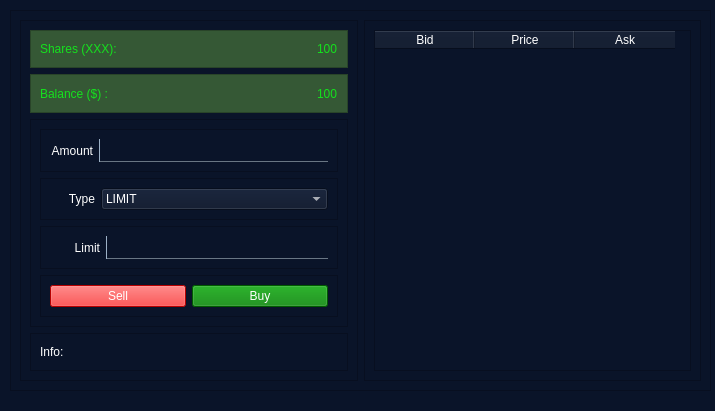
<?xml version="1.0" encoding="UTF-8"?>
<ui version="4.0">
 <class>MainWindow</class>
 <widget class="QMainWindow" name="MainWindow">
  <property name="enabled">
   <bool>true</bool>
  </property>
  <property name="geometry">
   <rect>
    <x>0</x>
    <y>0</y>
    <width>715</width>
    <height>411</height>
   </rect>
  </property>
  <property name="windowTitle">
   <string>MainWindow</string>
  </property>
  <widget class="QWidget" name="centralwidget">
   <property name="styleSheet">
    <string notr="true">QWidget{
background-color:#0a1429;
color:white;
}

QPushButton#pushButton_buy{
background-color:green;
}

QPushButton#pushButton_sell{
background-color:red;
}

QFrame#frame_share_account_balance,#frame_currency_account_balance{
background-color:#355835;
color:#2EC635;
}

QLabel#label_share_account_balance,#label_currency_account_balance,#label_title_share,#label_title_currency{
color:#14E11D;
background-color:#355835;
}

QLineEdit{
background-color:rgba(0,0,0,0);
border-style:outset;
border-top-color:rgba(105,118,132,0);
border-bottom-color:rgba(105,118,132,255);
border-left-color:rgba(105,118,132,255);
border-right-color:rgba(105,118,132,0);
color:rgba(255,255,255,230);
border-width:1px;
padding-bottom:5px;
padding-left: 5px;
}</string>
   </property>
   <widget class="QFrame" name="frame_main">
    <property name="geometry">
     <rect>
      <x>10</x>
      <y>10</y>
      <width>701</width>
      <height>381</height>
     </rect>
    </property>
    <property name="frameShape">
     <enum>QFrame::StyledPanel</enum>
    </property>
    <property name="frameShadow">
     <enum>QFrame::Raised</enum>
    </property>
    <layout class="QHBoxLayout" name="horizontalLayout_2">
     <item>
      <widget class="QFrame" name="frame_left_section">
       <property name="frameShape">
        <enum>QFrame::StyledPanel</enum>
       </property>
       <property name="frameShadow">
        <enum>QFrame::Raised</enum>
       </property>
       <layout class="QVBoxLayout" name="verticalLayout_4">
        <item>
         <widget class="QFrame" name="frame_share_account_balance">
          <property name="frameShape">
           <enum>QFrame::StyledPanel</enum>
          </property>
          <property name="frameShadow">
           <enum>QFrame::Raised</enum>
          </property>
          <layout class="QHBoxLayout" name="horizontalLayout_3">
           <item>
            <widget class="QLabel" name="label_title_share">
             <property name="text">
              <string>Shares (XXX):</string>
             </property>
            </widget>
           </item>
           <item alignment="Qt::AlignRight">
            <widget class="QLabel" name="label_share_account_balance">
             <property name="text">
              <string>100</string>
             </property>
            </widget>
           </item>
          </layout>
         </widget>
        </item>
        <item>
         <widget class="QFrame" name="frame_currency_account_balance">
          <property name="frameShape">
           <enum>QFrame::StyledPanel</enum>
          </property>
          <property name="frameShadow">
           <enum>QFrame::Raised</enum>
          </property>
          <layout class="QHBoxLayout" name="horizontalLayout">
           <item alignment="Qt::AlignLeft">
            <widget class="QLabel" name="label_title_currency">
             <property name="text">
              <string>Balance ($) :</string>
             </property>
            </widget>
           </item>
           <item alignment="Qt::AlignRight">
            <widget class="QLabel" name="label_currency_account_balance">
             <property name="text">
              <string>100</string>
             </property>
            </widget>
           </item>
          </layout>
         </widget>
        </item>
        <item>
         <widget class="QFrame" name="frame_form">
          <property name="frameShape">
           <enum>QFrame::StyledPanel</enum>
          </property>
          <property name="frameShadow">
           <enum>QFrame::Raised</enum>
          </property>
          <layout class="QVBoxLayout" name="verticalLayout_2">
           <item>
            <widget class="QFrame" name="frame">
             <property name="frameShape">
              <enum>QFrame::StyledPanel</enum>
             </property>
             <property name="frameShadow">
              <enum>QFrame::Raised</enum>
             </property>
             <layout class="QHBoxLayout" name="horizontalLayout_5">
              <item>
               <widget class="QLabel" name="label_3">
                <property name="text">
                 <string>Amount</string>
                </property>
                <property name="alignment">
                 <set>Qt::AlignRight|Qt::AlignTrailing|Qt::AlignVCenter</set>
                </property>
               </widget>
              </item>
              <item>
               <widget class="QLineEdit" name="lineEdit_amount">
                <property name="styleSheet">
                 <string notr="true"/>
                </property>
                <property name="text">
                 <string/>
                </property>
               </widget>
              </item>
             </layout>
            </widget>
           </item>
           <item>
            <widget class="QFrame" name="frame_2">
             <property name="frameShape">
              <enum>QFrame::StyledPanel</enum>
             </property>
             <property name="frameShadow">
              <enum>QFrame::Raised</enum>
             </property>
             <layout class="QHBoxLayout" name="horizontalLayout_6">
              <item>
               <widget class="QLabel" name="label_4">
                <property name="maximumSize">
                 <size>
                  <width>45</width>
                  <height>16777215</height>
                 </size>
                </property>
                <property name="text">
                 <string>Type</string>
                </property>
                <property name="alignment">
                 <set>Qt::AlignRight|Qt::AlignTrailing|Qt::AlignVCenter</set>
                </property>
               </widget>
              </item>
              <item>
               <widget class="QComboBox" name="comboBox_type">
                <item>
                 <property name="text">
                  <string>LIMIT</string>
                 </property>
                </item>
                <item>
                 <property name="text">
                  <string>MARKET</string>
                 </property>
                </item>
               </widget>
              </item>
             </layout>
            </widget>
           </item>
           <item>
            <widget class="QFrame" name="frame_3">
             <property name="frameShape">
              <enum>QFrame::StyledPanel</enum>
             </property>
             <property name="frameShadow">
              <enum>QFrame::Raised</enum>
             </property>
             <layout class="QHBoxLayout" name="horizontalLayout_7">
              <item>
               <widget class="QLabel" name="label_5">
                <property name="minimumSize">
                 <size>
                  <width>50</width>
                  <height>0</height>
                 </size>
                </property>
                <property name="text">
                 <string>Limit</string>
                </property>
                <property name="alignment">
                 <set>Qt::AlignRight|Qt::AlignTrailing|Qt::AlignVCenter</set>
                </property>
               </widget>
              </item>
              <item>
               <widget class="QLineEdit" name="lineEdit_price"/>
              </item>
             </layout>
            </widget>
           </item>
           <item>
            <widget class="QFrame" name="frame_5">
             <property name="frameShape">
              <enum>QFrame::StyledPanel</enum>
             </property>
             <property name="frameShadow">
              <enum>QFrame::Raised</enum>
             </property>
             <layout class="QHBoxLayout" name="horizontalLayout_9">
              <item>
               <widget class="QPushButton" name="pushButton_sell">
                <property name="text">
                 <string>Sell</string>
                </property>
               </widget>
              </item>
              <item>
               <widget class="QPushButton" name="pushButton_buy">
                <property name="text">
                 <string>Buy</string>
                </property>
               </widget>
              </item>
             </layout>
            </widget>
           </item>
          </layout>
         </widget>
        </item>
        <item>
         <widget class="QFrame" name="frame_info">
          <property name="frameShape">
           <enum>QFrame::StyledPanel</enum>
          </property>
          <property name="frameShadow">
           <enum>QFrame::Raised</enum>
          </property>
          <layout class="QHBoxLayout" name="horizontalLayout_4">
           <item>
            <widget class="QLabel" name="label_info_title">
             <property name="maximumSize">
              <size>
               <width>30</width>
               <height>16777215</height>
              </size>
             </property>
             <property name="text">
              <string>Info:</string>
             </property>
            </widget>
           </item>
           <item>
            <widget class="QLabel" name="label_info_content">
             <property name="font">
              <font>
               <pointsize>11</pointsize>
              </font>
             </property>
             <property name="text">
              <string/>
             </property>
            </widget>
           </item>
          </layout>
         </widget>
        </item>
       </layout>
      </widget>
     </item>
     <item>
      <widget class="QFrame" name="frame_right_section">
       <property name="frameShape">
        <enum>QFrame::StyledPanel</enum>
       </property>
       <property name="frameShadow">
        <enum>QFrame::Raised</enum>
       </property>
       <layout class="QVBoxLayout" name="verticalLayout_3">
        <item>
         <widget class="QTableWidget" name="tableWidget">
          <column>
           <property name="text">
            <string>Bid</string>
           </property>
          </column>
          <column>
           <property name="text">
            <string>Price</string>
           </property>
          </column>
          <column>
           <property name="text">
            <string>Ask</string>
           </property>
          </column>
         </widget>
        </item>
       </layout>
      </widget>
     </item>
    </layout>
   </widget>
  </widget>
 </widget>
 <resources/>
 <connections/>
</ui>
